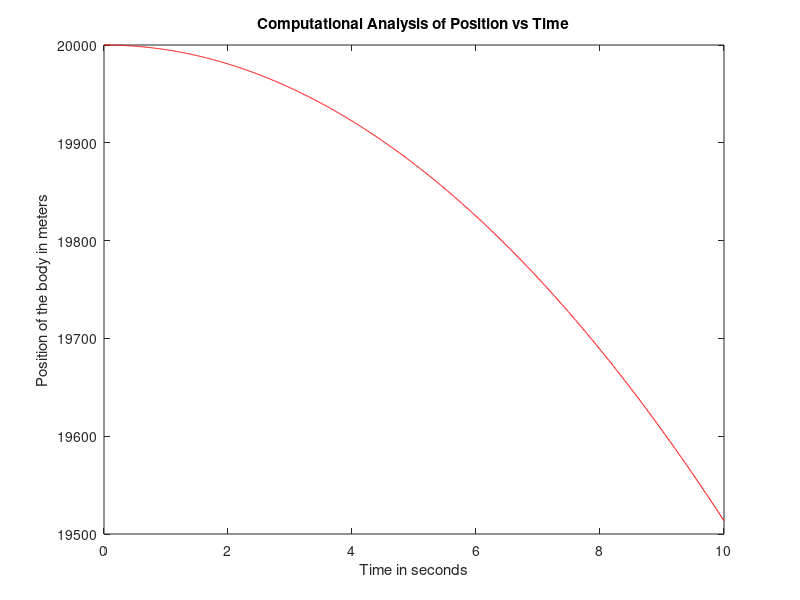
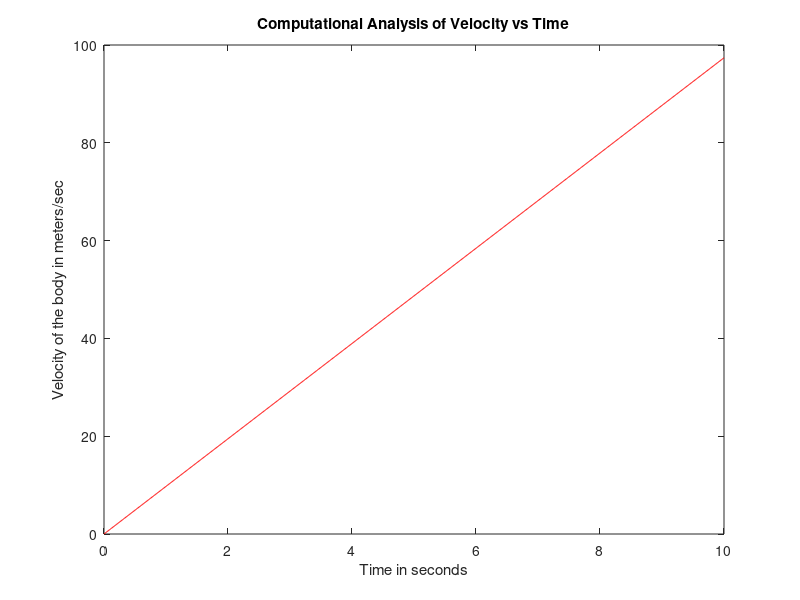

MATLAB code to generate these figures, in order:
clc;
clear all;
height = 20000;
dt = 0.01;
g = 9.8;
rad_earth = 6400000;
rho_air = 1.225;

max_t = 10;
t= 0:dt:max_t;
t = transpose(t);
N = (max_t/dt)+1;
r = 0.1;

v = zeros(N, 1);
x = zeros(N, 1);
x(1) = height;
volume_ball = 4/3*pi*r.^3;
mass_ball = 100;

for i = 1:N-1
    v(i+1) = v(i) + g*(1-2*(x(i)/rad_earth))*dt*(1 - rho_air*volume_ball/mass_ball);
    x(i+1) = x(i) - v(i)*dt;
    if (x(i+1)<0)
        x(i+1)=0;
        break;
    end
end

figure(1);
plot(t, x, 'r');
title('Computational Analysis of Position vs Time');
xlabel('Time in seconds');
ylabel('Position of the body in meters');

figure(2);
plot(t,v,'r');
title('Computational Analysis of Velocity vs Time');
xlabel('Time in seconds');
ylabel('Velocity of the body in meters/sec');
